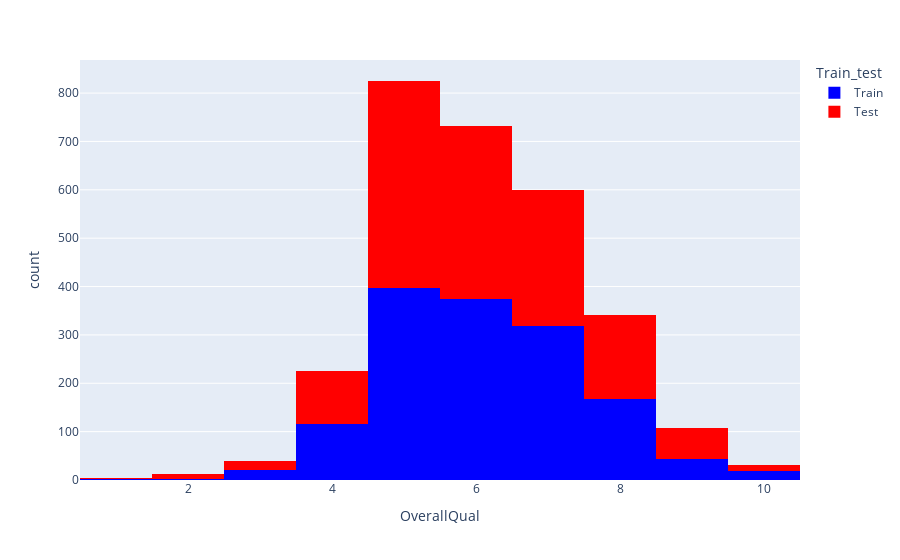

Notebook source saved alongside this figure:
### Markdown cell above
<a> </a>

### OverallQual

### Code cell
px.histogram(df, x="OverallQual", color="Train_test", color_discrete_sequence=cm)

### Figure 1 — Plotly figure (JSON) as saved in the notebook; plotly's stock layout.template omitted (floating-point values rounded to 4 significant figures; data arrays with more than 128 entries replaced by an {"elided": "..."} marker saying what was removed)
{"data": [{"alignmentgroup": "True", "bingroup": "x", "hovertemplate": "Train_test=Train<br>OverallQual=%{x}<br>count=%{y}<extra></extra>", "legendgroup": "Train", "marker": {"color": "rgb(0,0,255)", "pattern": {"shape": ""}}, "name": "Train", "offsetgroup": "Train", "orientation": "v", "showlegend": true, "type": "histogram", "x": {"elided": "1460 int values"}, "xaxis": "x", "yaxis": "y"}, {"alignmentgroup": "True", "bingroup": "x", "hovertemplate": "Train_test=Test<br>OverallQual=%{x}<br>count=%{y}<extra></extra>", "legendgroup": "Test", "marker": {"color": "rgb(255,0,0)", "pattern": {"shape": ""}}, "name": "Test", "offsetgroup": "Test", "orientation": "v", "showlegend": true, "type": "histogram", "x": {"elided": "1459 int values"}, "xaxis": "x", "yaxis": "y"}], "layout": {"barmode": "relative", "legend": {"title": {"text": "Train_test"}, "tracegroupgap": 0}, "margin": {"t": 60}, "xaxis": {"anchor": "y", "domain": [0, 1], "title": {"text": "OverallQual"}}, "yaxis": {"anchor": "x", "domain": [0, 1], "title": {"text": "count"}}}}
